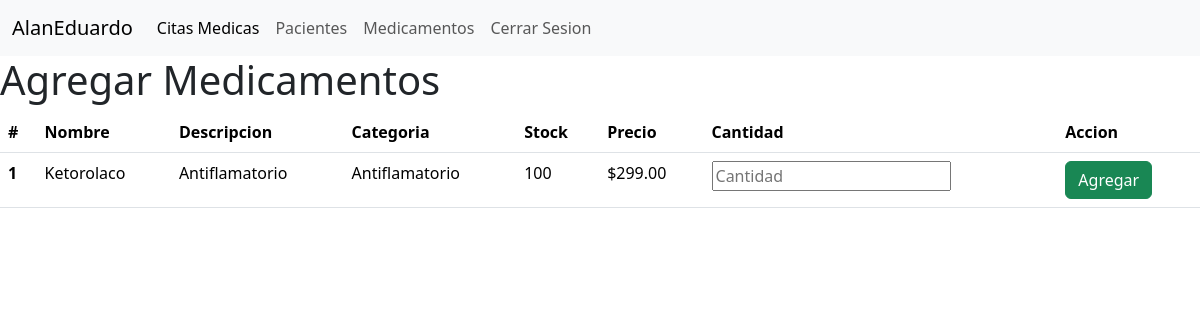
Page /add_medicines_quotes/ (signed in) on the committed database.
### register/models.py (models this page shows, shortened)
class User(AbstractUser):
    id_user = models.AutoField(primary_key=True, verbose_name="ID del Usuario")
    username = models.CharField(unique=True, max_length=255, verbose_name="Nombre de Usuario")
    name = models.CharField(max_length=255, verbose_name="Nombre")
    last_name = models.CharField(max_length=255, verbose_name="Apellido")
    age = models.IntegerField(verbose_name="Edad")
    cell_number = models.CharField(unique=True, max_length=10, verbose_name="Telefono Celular")
    email = models.EmailField(unique=True, verbose_name="Correo Electronico")
    password = models.CharField(max_length=130)
    administrator_profile = models.BooleanField(default=False, verbose_name="Perfil Administrador")
    created = models.DateTimeField(auto_now_add=True, verbose_name="Fecha de Creacion")
    updated = models.DateTimeField(auto_now=True, verbose_name="Fecha de Actualizacion")
    class Meta:
        verbose_name = "usuario"
        verbose_name_plural = "usuarios"
        ordering = ["-created"] # Campo de ordenamiento par nuestros registros. Del mas nuevo al mas antiguo.

### medicamentos/models.py (models this page shows, shortened)
class Medicine(models.Model):
    name = models.CharField(max_length=100, verbose_name="Nombre")
    description = models.TextField(verbose_name="Descripcion")
    price = models.DecimalField(max_digits=8, decimal_places=2, verbose_name="Precio")
    stock = models.PositiveIntegerField(verbose_name="Stock")
    expiration_date = models.DateField(verbose_name="Fecha de expiracion")
    category = models.CharField(max_length=100, verbose_name="Categoria")
    brand = models.CharField(max_length=100, verbose_name="Marca")
    supplier = models.CharField(max_length=100, verbose_name="Proveedor")
    created = models.DateTimeField(auto_now_add=True, verbose_name="Fecha de Creacion")
    updated = models.DateTimeField(auto_now=True, verbose_name="Fecha de Actualizacion")
    class Meta:
        verbose_name = "medicamento"
        verbose_name_plural = "medicamentos"
        ordering = ["-created"] # Campo de ordenamiento par nuestros registros. Del mas nuevo al mas antiguo.

### quotes/views.py (the view)
# urls.py: path('add_medicines_quotes/', views_quotes.add_medicines_quotes, name='add_medicines_quotes'),
@login_required  # ! Requerimos la sesion al usuario.
def add_medicines_quotes(request):
    error_message = None
    medicines = None
    try:
        with transaction.atomic():
            medicines = Medicine.objects.filter(stock__gt=0)
    except Exception as e:
        error_message = f'Error al obtener los medicamentos con stock disponible. {str(e)}'
    return render(request, 'quotes/add_medicines_quotes.html', {'error_message': error_message, 'medicines': medicines})

### quotes/templates/quotes/add_medicines_quotes.html (shortened to what this page needs)
{% extends 'core/base.html' %}
{% block content %}
  <h1>Agregar Medicamentos</h1>
  <table class="table">
    <thead>
      <tr>
        <th scope="col">#</th>
        <th scope="col">Nombre</th>
        <th scope="col">Descripcion</th>
        <th scope="col">Categoria</th>
        <th scope="col">Stock</th>
        <th scope="col">Precio</th>
        <th scope="col">Cantidad</th>
        <th scope="col">Accion</th>
      </tr>
    </thead>
    <tbody>
      {% for medicine in medicines %}
        <tr>
          <th class="medicine_id" scope="row">{{ medicine.id }}</th>
          <td>{{ medicine.name }}</td>
          <td>{{ medicine.description }}</td>
          <td>{{ medicine.category }}</td>
          <td>{{ medicine.stock }}</td>
          <td>${{ medicine.price }}</td>
          <td>
            <input class="quantity_request" placeholder="Cantidad" type="number" required />
          </td>
          <td>
            <a class="add_quantity btn btn-success">Agregar</a>
          </td>
        </tr>
      {% endfor %}
    </tbody>
  </table>
{% endblock %}

### core/templates/core/base.html (shortened to what this page needs)
<!DOCTYPE html>
<html lang="en">
  <head>
    <link href="https://cdn.jsdelivr.net/npm/bootstrap@5.3.2/dist/css/bootstrap.min.css" rel="stylesheet" />
  </head>
  <body>
    {% if request.path != '/login/' and request.path != '/register/' and request.path != '/agregar_paciente/' %}
      {% if user %}
        <nav class="navbar navbar-expand-lg bg-body-tertiary">
          <div class="container-fluid">
            <a class="navbar-brand" href="{% url 'index' %}">{{ user.username }}</a>
            <div class="collapse navbar-collapse" id="navbarNav">
              <ul class="navbar-nav">
                <li class="nav-item">
                  <a class="nav-link active" href="{% url 'quotes' %}">Citas Medicas</a>
                </li>
                <li class="nav-item">
                  <a class="nav-link" href="{% url 'pacientes' %}">Pacientes</a>
                </li>
                <li class="nav-item">
                  <a class="nav-link" href="{% url 'medicines' %}">Medicamentos</a>
                </li>
                <li class="nav-item">
                  <a class="nav-link" href="{% url 'logout_user' %}">Cerrar Sesion</a>
                </li>
              </ul>
            </div>
          </div>
        </nav>
      {% endif %}
    {% endif %}
    {% block content %}{% endblock %}
    {% load static %} {% comment %}Incluimos archivos estaticos.{% endcomment %}
  </body>
</html>

### rows in the picture
User: username "AlanEduardo"
Medicine: id "1", name "Ketorolaco", description "Antiflamatorio", category "Antiflamatorio", stock "100", price "299.00"
